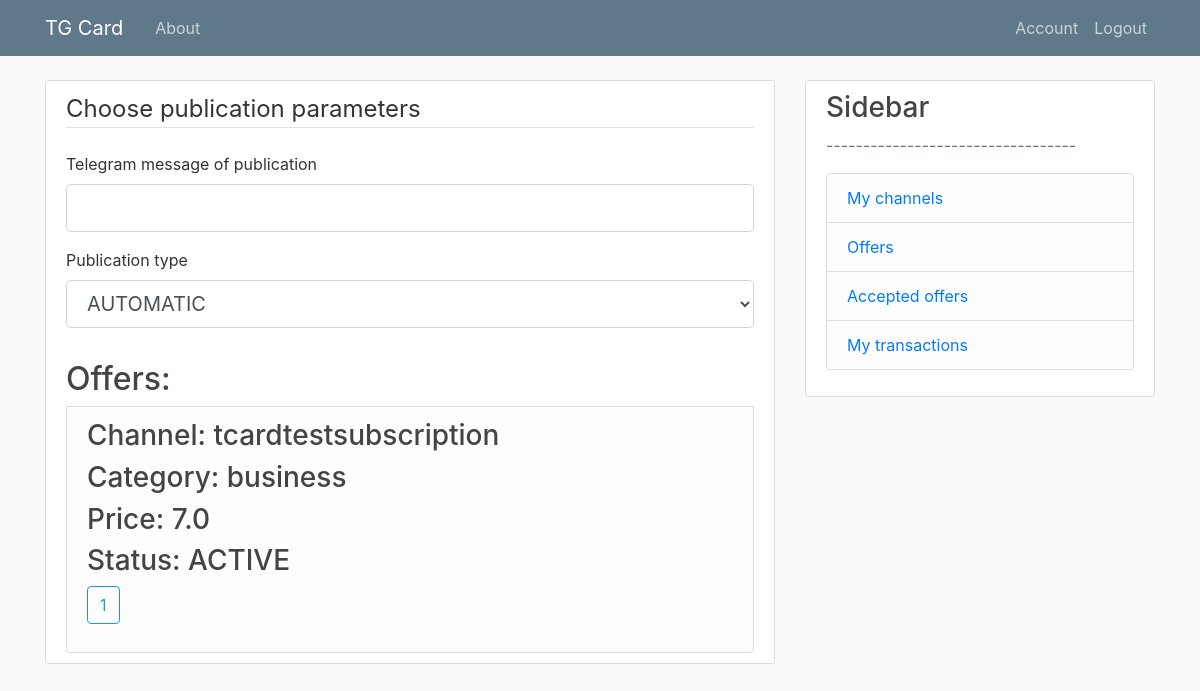
Screenshot of /offerList (signed in) with the database file from the repository.
### models.py (models this page shows, shortened)
class Offer(db.Model):
    id = db.Column(db.Integer, primary_key=True)
    tgLink = db.Column(db.String, index=True, unique=True, nullable=False)
    offerType = db.Column(db.String, index=True, nullable=False) # click \ subscribe
    price = db.Column(db.Float, index=True, nullable=False)
    status = db.Column(db.Integer, index=True, nullable=False) # active \ inactive
    advertId = db.Column(db.Integer, db.ForeignKey('user.id'), nullable=False)
    tasks = db.relationship('Task', backref='offer', lazy=True)
    categoryListAdv = db.relationship('CategoryListAdv', backref='offer', lazy=True)

class Category(db.Model):
    id = db.Column(db.Integer, primary_key=True)
    title = db.Column(db.String, index=True, unique=True, nullable=False)
    categoryListAdv = db.relationship('CategoryListAdv', backref='category', lazy=True)
    categoryListAff = db.relationship('CategoryListAff', backref='category', lazy=True)

### routes.py (the view, shortened to what this page needs)
@app.route("/offerList", methods=['GET', 'POST'])
@affiliate_access_level()
@login_required
def offerList():
    offers = list()
    if current_user.channels:
        offersAll = Offer.query.filter_by(status='ACTIVE').all()
        for offer in offersAll:
            offers.append(offer)
    form = CreateOfferListForm()
    return render_template('offerList.html', title='OfferList', form=form, offers=offers)

### forms.py
class CreateOfferListForm(FlaskForm):
    previevText = StringField('Telegram message of publication', validators=[DataRequired()])
    taskType = SelectField('Publication type',
                        choices=[('0','AUTOMATIC'), ('1','MANUAL')])
    submit = SubmitField('choose offer')

### models.py (called while the page is built)
@login_manager.user_loader
def load_user(user_id):
    return User.query.get(int(user_id))

### routes.py (called while the page is built)
def affiliate_access_level():
    def decorator(f):
        @wraps(f)
        def decorated_function(*args, **kwargs):
            if current_user.role != 'AFFILIATE':
                return redirect(url_for('access_error_page'))
            return f(*args, **kwargs)
        return decorated_function
    return decorator

### templates/offerList.html (shortened to what this page needs)
{% extends "layout.html" %}
{% block content %}
    <div class="content-section">
    <form method="POST" action="{{ url_for('offerList') }}">
        <fieldset class="form-group">
            <legend class="border-bottom mb-4">Choose publication parameters</legend>
            <div class="form-group">
                {{ form.previevText.label(class="form-control-label") }}
                {% if form.previevText.errors %}
                    {{ form.previevText(class="form-control form-control-lg is-invalid") }}
                    <div class="invalid-feedback">
                        {% for error in form.previevText.errors %}
                            <span>{{ error }}</span>
                        {% endfor %}
                    </div>
                {% else %}
                    {{ form.previevText(class="form-control form-control-lg") }}
                {% endif %}
            </div>
            <div class="form-group">
                {{ form.taskType.label(class="form-control-label") }}
                {% if form.taskType.errors %}
                    {{ form.taskType(class="form-control form-control-lg is-invalid") }}
                    <div class="invalid-feedback">
                        {% for error in form.taskType.errors %}
                            <span>{{ error }}</span>
                        {% endfor %}
                    </div>
                {% else %}
                    {{ form.taskType(class="form-control form-control-lg") }}
                {% endif %}
            </div>
        </fieldset>
    <h2>Offers: </h2>
    {% for offer in offers %}
    <li class="list-group-item list-group-item-light">
    <table>
        <tr>
                <ul class="list-group">
                    <h3>Channel: {{offer.tgLink}} </h3>
                    <h3>Category: {{offer.categoryListAdv[0].category.title}}</h3>
                    <h3>Price: {{offer.price}}</h3>
                    <h3>Status: {{offer.status}}</h3>
    	            <div class="form-group">
         	       <input class="btn btn-outline-info" id="submit" name="submit" type="submit" value="{{ offer.id }}">
    	            </div>
                </ul>
        </tr>
    </table>
    </li>
    {% endfor %}
    </div>
{% endblock content %}

### static/main.css (style rules this page uses)
body { background: #fafafa; color: #333333; margin-top: 5rem; }
h1, h2, h3, h4, h5, h6 { color: #444444; }
.content-section { background: #ffffff; padding: 10px 20px; border: 1px solid #dddddd; border-radius: 3px; margin-bottom: 20px; }

### rows the page displays
Offer: tgLink "tcardtestsubscription", title "business", price "7.0", status "ACTIVE", submit "1"
